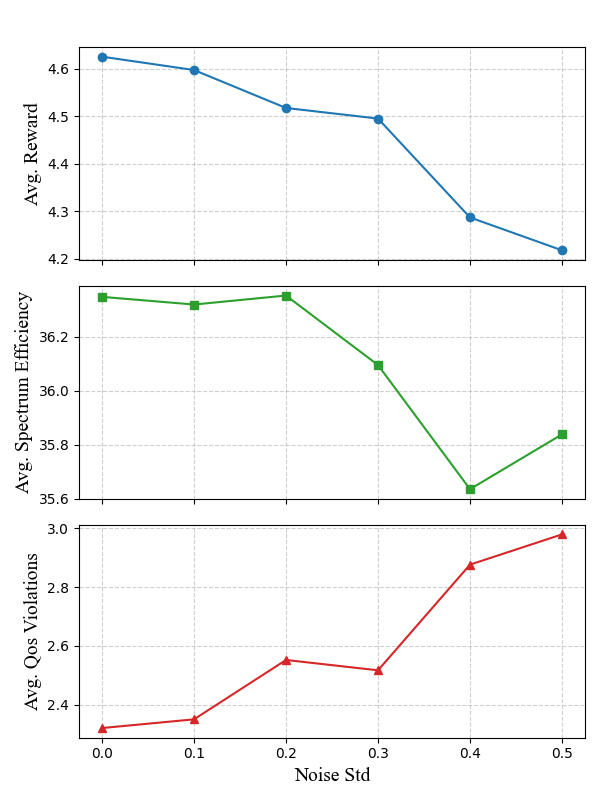

Write the Python code that produced this figure.
import matplotlib.font_manager as fm
import matplotlib.pyplot as plt
import pandas as pd


# result = [
#     {'Noise Std': 0.00, 'Avg. Reward': 4.6887, 'Avg. Spectrum Efficiency': 36.5527, 'Avg. qos_violations': 2.2664},
#     {'Noise Std': 0.10, 'Avg. Reward': 4.6361, 'Avg. Spectrum Efficiency': 36.4290, 'Avg. qos_violations': 2.3268},
#     {'Noise Std': 0.30, 'Avg. Reward': 4.3661, 'Avg. Spectrum Efficiency': 35.9672, 'Avg. qos_violations': 2.6960},
#     {'Noise Std': 0.50, 'Avg. Reward': 4.2964, 'Avg. Spectrum Efficiency': 35.8227, 'Avg. qos_violations': 2.7772},
#     {'Noise Std': 0.70, 'Avg. Reward': 4.4211, 'Avg. Spectrum Efficiency': 35.8735, 'Avg. qos_violations': 2.5486},
#     {'Noise Std': 1.00, 'Avg. Reward': 4.1492, 'Avg. Spectrum Efficiency': 35.4189, 'Avg. qos_violations': 2.9104}
# ]


# --- 指定字体文件的绝对路径 ---
font_path = '/home/ywx/fonts/TIMES.TTF'  # 请确保这是您服务器上正确的路径和文件名
# ---------------------------------

# 创建一个字体属性对象
try:
    my_font = fm.FontProperties(fname=font_path)
    print(f"成功从路径加载字体: {my_font.get_name()}")
except RuntimeError:
    print(f"错误: 无法从路径 {font_path} 加载字体。请检查路径和文件是否正确。")
    # 如果加载失败，则使用默认字体
    my_font = fm.FontProperties()




# 1. 您的原始数据
data = [
    {'Noise Std': 0.00, 'Avg. Reward': 4.6251, 'Avg. Spectrum Efficiency': 36.3467, 'Avg. qos_violations': 2.3204},
    {'Noise Std': 0.10, 'Avg. Reward': 4.5970, 'Avg. Spectrum Efficiency': 36.3184, 'Avg. qos_violations': 2.3500},
    {'Noise Std': 0.20, 'Avg. Reward': 4.5171, 'Avg. Spectrum Efficiency': 36.3516, 'Avg. qos_violations': 2.5520},
    {'Noise Std': 0.30, 'Avg. Reward': 4.4948, 'Avg. Spectrum Efficiency': 36.0945, 'Avg. qos_violations': 2.5168},
    {'Noise Std': 0.40, 'Avg. Reward': 4.2866, 'Avg. Spectrum Efficiency': 35.6354, 'Avg. qos_violations': 2.8764},
    {'Noise Std': 0.50, 'Avg. Reward': 4.2174, 'Avg. Spectrum Efficiency': 35.8381, 'Avg. qos_violations': 2.9792}
    # {'Noise Std': 0.60, 'Avg. Reward': 4.1747, 'Avg. Spectrum Efficiency': 35.4236, 'Avg. qos_violations': 2.8808},
    # {'Noise Std': 0.70, 'Avg. Reward': 4.3593, 'Avg. Spectrum Efficiency': 35.7162, 'Avg. qos_violations': 2.6128},
    # {'Noise Std': 0.80, 'Avg. Reward': 4.3833, 'Avg. Spectrum Efficiency': 35.7054, 'Avg. qos_violations': 2.7396},
    # {'Noise Std': 0.90, 'Avg. Reward': 4.2302, 'Avg. Spectrum Efficiency': 35.7576, 'Avg. qos_violations': 2.8844},
    # {'Noise Std': 1.00, 'Avg. Reward': 4.5522, 'Avg. Spectrum Efficiency': 35.9410, 'Avg. qos_violations': 2.3336}
]

# 2. 将数据转换为Pandas DataFrame，方便处理
df = pd.DataFrame(data)

# 3. 创建一个包含3个子图的图表
# 3行1列，共享x轴，设置一个合适的画布大小
fig, axes = plt.subplots(3, 1, figsize=(6, 8), sharex=True)

# # 设置图表的主标题
# fig.suptitle('Performance Metrics vs. Noise Std', fontsize=14)

# --- 子图1: Avg. Reward ---
axes[0].plot(df['Noise Std'], df['Avg. Reward'], marker='o', linestyle='-', color='tab:blue')
# axes[0].set_title('Average Reward vs. Noise Std')
axes[0].set_ylabel('Avg. Reward', fontproperties=my_font, fontsize=14)
axes[0].grid(True, linestyle='--', alpha=0.6)

# --- 子图2: Avg. Spectrum Efficiency ---
axes[1].plot(df['Noise Std'], df['Avg. Spectrum Efficiency'], marker='s', linestyle='-', color='tab:green')
# axes[1].set_title('Average Spectrum Efficiency vs. Noise Std')
axes[1].set_ylabel('Avg. Spectrum Efficiency', fontproperties=my_font, fontsize=14)
axes[1].grid(True, linestyle='--', alpha=0.6)

# --- 子图3: Avg. qos_violations ---
axes[2].plot(df['Noise Std'], df['Avg. qos_violations'], marker='^', linestyle='-', color='tab:red')
# axes[2].set_title('Average QoS Violations vs. Noise Std')
axes[2].set_ylabel('Avg. Qos Violations', fontproperties=my_font, fontsize=14)
axes[2].set_xlabel('Noise Std',fontproperties=my_font, fontsize=14) # 只在最下方的图表显示x轴标签
axes[2].grid(True, linestyle='--', alpha=0.6)

# 4. 自动调整子图布局，防止标题和标签重叠
plt.tight_layout(rect=[0, 0, 1, 0.96]) # rect参数为主标题留出空间

# 存储图像
plt.savefig('./sensitive.png')

# 5. 显示图表
plt.show()






